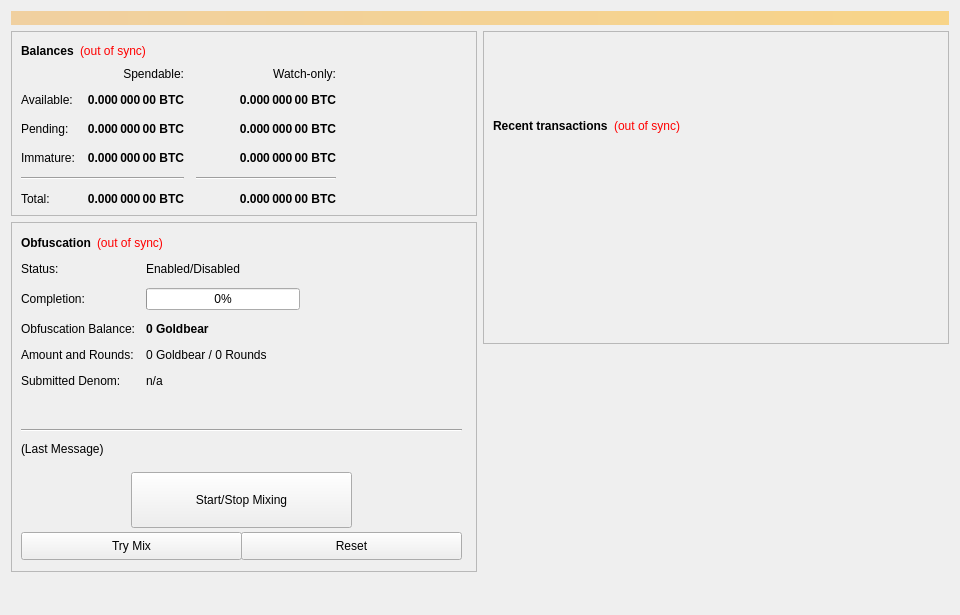
<?xml version="1.0" encoding="UTF-8"?>
<ui version="4.0">
 <class>OverviewPage</class>
 <widget class="QWidget" name="OverviewPage">
  <property name="geometry">
   <rect>
    <x>0</x>
    <y>0</y>
    <width>960</width>
    <height>615</height>
   </rect>
  </property>
  <property name="minimumSize">
   <size>
    <width>960</width>
    <height>0</height>
   </size>
  </property>
  <property name="windowTitle">
   <string>Form</string>
  </property>
  <layout class="QVBoxLayout" name="topLayout">
   <item>
    <widget class="QLabel" name="labelAlerts">
     <property name="visible">
      <bool>false</bool>
     </property>
     <property name="styleSheet">
      <string notr="true">background-color: qlineargradient(x1: 0, y1: 0, x2: 1, y2: 0, stop:0 #F0D0A0, stop:1 #F8D488); color:#000000;</string>
     </property>
     <property name="wordWrap">
      <bool>true</bool>
     </property>
     <property name="margin">
      <number>3</number>
     </property>
    </widget>
   </item>
   <item>
    <layout class="QHBoxLayout" name="horizontalLayout" stretch="1,1">
     <item>
      <layout class="QVBoxLayout" name="verticalLayout_2">
       <item>
        <widget class="QFrame" name="frame">
         <property name="frameShape">
          <enum>QFrame::StyledPanel</enum>
         </property>
         <property name="frameShadow">
          <enum>QFrame::Raised</enum>
         </property>
         <layout class="QVBoxLayout" name="verticalLayout_4">
          <item>
           <layout class="QHBoxLayout" name="horizontalLayout_4">
            <item>
             <widget class="QLabel" name="label_5">
              <property name="font">
               <font>
                <weight>75</weight>
                <bold>true</bold>
               </font>
              </property>
              <property name="text">
               <string>Balances</string>
              </property>
             </widget>
            </item>
            <item>
             <widget class="QLabel" name="labelWalletStatus">
              <property name="cursor">
               <cursorShape>WhatsThisCursor</cursorShape>
              </property>
              <property name="toolTip">
               <string>The displayed information may be out of date. Your wallet automatically synchronizes with the GOLDBEAR network after a connection is established, but this process has not completed yet.</string>
              </property>
              <property name="styleSheet">
               <string notr="true">QLabel { color: red; }</string>
              </property>
              <property name="text">
               <string notr="true">(out of sync)</string>
              </property>
              <property name="alignment">
               <set>Qt::AlignLeading|Qt::AlignLeft|Qt::AlignVCenter</set>
              </property>
             </widget>
            </item>
            <item>
             <spacer name="horizontalSpacer_3">
              <property name="orientation">
               <enum>Qt::Horizontal</enum>
              </property>
              <property name="sizeHint" stdset="0">
               <size>
                <width>40</width>
                <height>20</height>
               </size>
              </property>
             </spacer>
            </item>
           </layout>
          </item>
          <item>
           <layout class="QGridLayout" name="gridLayout">
            <property name="spacing">
             <number>12</number>
            </property>
            <item row="2" column="2">
             <widget class="QLabel" name="labelWatchPending">
              <property name="font">
               <font>
                <weight>75</weight>
                <bold>true</bold>
               </font>
              </property>
              <property name="cursor">
               <cursorShape>IBeamCursor</cursorShape>
              </property>
              <property name="toolTip">
               <string>Unconfirmed transactions to watch-only addresses</string>
              </property>
              <property name="text">
               <string notr="true">0.000 000 00 BTC</string>
              </property>
              <property name="alignment">
               <set>Qt::AlignRight|Qt::AlignTrailing|Qt::AlignVCenter</set>
              </property>
              <property name="textInteractionFlags">
               <set>Qt::LinksAccessibleByMouse|Qt::TextSelectableByKeyboard|Qt::TextSelectableByMouse</set>
              </property>
             </widget>
            </item>
            <item row="2" column="1">
             <widget class="QLabel" name="labelUnconfirmed">
              <property name="font">
               <font>
                <weight>75</weight>
                <bold>true</bold>
               </font>
              </property>
              <property name="cursor">
               <cursorShape>IBeamCursor</cursorShape>
              </property>
              <property name="toolTip">
               <string>Total of transactions that have yet to be confirmed, and do not yet count toward the spendable balance</string>
              </property>
              <property name="text">
               <string notr="true">0.000 000 00 BTC</string>
              </property>
              <property name="alignment">
               <set>Qt::AlignRight|Qt::AlignTrailing|Qt::AlignVCenter</set>
              </property>
              <property name="textInteractionFlags">
               <set>Qt::LinksAccessibleByMouse|Qt::TextSelectableByKeyboard|Qt::TextSelectableByMouse</set>
              </property>
             </widget>
            </item>
            <item row="3" column="2">
             <widget class="QLabel" name="labelWatchImmature">
              <property name="font">
               <font>
                <weight>75</weight>
                <bold>true</bold>
               </font>
              </property>
              <property name="cursor">
               <cursorShape>IBeamCursor</cursorShape>
              </property>
              <property name="toolTip">
               <string>Staked or masternode rewards in watch-only addresses that has not yet matured</string>
              </property>
              <property name="text">
               <string notr="true">0.000 000 00 BTC</string>
              </property>
              <property name="alignment">
               <set>Qt::AlignRight|Qt::AlignTrailing|Qt::AlignVCenter</set>
              </property>
              <property name="textInteractionFlags">
               <set>Qt::LinksAccessibleByMouse|Qt::TextSelectableByKeyboard|Qt::TextSelectableByMouse</set>
              </property>
             </widget>
            </item>
            <item row="4" column="0" colspan="2">
             <widget class="Line" name="lineSpendableBalance">
              <property name="orientation">
               <enum>Qt::Horizontal</enum>
              </property>
             </widget>
            </item>
            <item row="4" column="2">
             <widget class="Line" name="lineWatchBalance">
              <property name="sizePolicy">
               <sizepolicy hsizetype="Preferred" vsizetype="Fixed">
                <horstretch>0</horstretch>
                <verstretch>0</verstretch>
               </sizepolicy>
              </property>
              <property name="minimumSize">
               <size>
                <width>140</width>
                <height>0</height>
               </size>
              </property>
              <property name="orientation">
               <enum>Qt::Horizontal</enum>
              </property>
             </widget>
            </item>
            <item row="5" column="0">
             <widget class="QLabel" name="labelTotalText">
              <property name="text">
               <string>Total:</string>
              </property>
             </widget>
            </item>
            <item row="3" column="1">
             <widget class="QLabel" name="labelImmature">
              <property name="font">
               <font>
                <weight>75</weight>
                <bold>true</bold>
               </font>
              </property>
              <property name="cursor">
               <cursorShape>IBeamCursor</cursorShape>
              </property>
              <property name="toolTip">
               <string>Staked or masternode rewards that has not yet matured</string>
              </property>
              <property name="text">
               <string notr="true">0.000 000 00 BTC</string>
              </property>
              <property name="alignment">
               <set>Qt::AlignRight|Qt::AlignTrailing|Qt::AlignVCenter</set>
              </property>
              <property name="textInteractionFlags">
               <set>Qt::LinksAccessibleByMouse|Qt::TextSelectableByKeyboard|Qt::TextSelectableByMouse</set>
              </property>
             </widget>
            </item>
            <item row="2" column="3">
             <spacer name="horizontalSpacer_2">
              <property name="orientation">
               <enum>Qt::Horizontal</enum>
              </property>
              <property name="sizeHint" stdset="0">
               <size>
                <width>40</width>
                <height>20</height>
               </size>
              </property>
             </spacer>
            </item>
            <item row="3" column="0">
             <widget class="QLabel" name="labelImmatureText">
              <property name="text">
               <string>Immature:</string>
              </property>
             </widget>
            </item>
            <item row="5" column="1">
             <widget class="QLabel" name="labelTotal">
              <property name="font">
               <font>
                <weight>75</weight>
                <bold>true</bold>
               </font>
              </property>
              <property name="cursor">
               <cursorShape>IBeamCursor</cursorShape>
              </property>
              <property name="toolTip">
               <string>Your current total balance</string>
              </property>
              <property name="text">
               <string notr="true">0.000 000 00 BTC</string>
              </property>
              <property name="alignment">
               <set>Qt::AlignRight|Qt::AlignTrailing|Qt::AlignVCenter</set>
              </property>
              <property name="textInteractionFlags">
               <set>Qt::LinksAccessibleByMouse|Qt::TextSelectableByKeyboard|Qt::TextSelectableByMouse</set>
              </property>
             </widget>
            </item>
            <item row="5" column="2">
             <widget class="QLabel" name="labelWatchTotal">
              <property name="font">
               <font>
                <weight>75</weight>
                <bold>true</bold>
               </font>
              </property>
              <property name="cursor">
               <cursorShape>IBeamCursor</cursorShape>
              </property>
              <property name="toolTip">
               <string>Current total balance in watch-only addresses</string>
              </property>
              <property name="text">
               <string notr="true">0.000 000 00 BTC</string>
              </property>
              <property name="alignment">
               <set>Qt::AlignRight|Qt::AlignTrailing|Qt::AlignVCenter</set>
              </property>
              <property name="textInteractionFlags">
               <set>Qt::LinksAccessibleByMouse|Qt::TextSelectableByKeyboard|Qt::TextSelectableByMouse</set>
              </property>
             </widget>
            </item>
            <item row="0" column="2">
             <widget class="QLabel" name="labelWatchonly">
              <property name="text">
               <string>Watch-only:</string>
              </property>
              <property name="alignment">
               <set>Qt::AlignRight|Qt::AlignTrailing|Qt::AlignVCenter</set>
              </property>
             </widget>
            </item>
            <item row="1" column="0">
             <widget class="QLabel" name="labelBalanceText">
              <property name="text">
               <string>Available:</string>
              </property>
             </widget>
            </item>
            <item row="1" column="1">
             <widget class="QLabel" name="labelBalance">
              <property name="font">
               <font>
                <weight>75</weight>
                <bold>true</bold>
               </font>
              </property>
              <property name="cursor">
               <cursorShape>IBeamCursor</cursorShape>
              </property>
              <property name="toolTip">
               <string>Your current spendable balance</string>
              </property>
              <property name="text">
               <string notr="true">0.000 000 00 BTC</string>
              </property>
              <property name="alignment">
               <set>Qt::AlignRight|Qt::AlignTrailing|Qt::AlignVCenter</set>
              </property>
              <property name="textInteractionFlags">
               <set>Qt::LinksAccessibleByMouse|Qt::TextSelectableByKeyboard|Qt::TextSelectableByMouse</set>
              </property>
             </widget>
            </item>
            <item row="1" column="2">
             <widget class="QLabel" name="labelWatchAvailable">
              <property name="font">
               <font>
                <weight>75</weight>
                <bold>true</bold>
               </font>
              </property>
              <property name="cursor">
               <cursorShape>IBeamCursor</cursorShape>
              </property>
              <property name="toolTip">
               <string>Your current balance in watch-only addresses</string>
              </property>
              <property name="text">
               <string notr="true">0.000 000 00 BTC</string>
              </property>
              <property name="alignment">
               <set>Qt::AlignRight|Qt::AlignTrailing|Qt::AlignVCenter</set>
              </property>
              <property name="textInteractionFlags">
               <set>Qt::LinksAccessibleByMouse|Qt::TextSelectableByKeyboard|Qt::TextSelectableByMouse</set>
              </property>
             </widget>
            </item>
            <item row="2" column="0">
             <widget class="QLabel" name="labelPendingText">
              <property name="text">
               <string>Pending:</string>
              </property>
             </widget>
            </item>
            <item row="0" column="1">
             <widget class="QLabel" name="labelSpendable">
              <property name="text">
               <string>Spendable:</string>
              </property>
              <property name="alignment">
               <set>Qt::AlignRight|Qt::AlignTrailing|Qt::AlignVCenter</set>
              </property>
             </widget>
            </item>
           </layout>
          </item>
         </layout>
        </widget>
       </item>
       <item>
        <widget class="QFrame" name="frameObfuscation">
         <property name="minimumSize">
          <size>
           <width>0</width>
           <height>350</height>
          </size>
         </property>
         <property name="layoutDirection">
          <enum>Qt::LeftToRight</enum>
         </property>
         <property name="frameShape">
          <enum>QFrame::StyledPanel</enum>
         </property>
         <property name="frameShadow">
          <enum>QFrame::Raised</enum>
         </property>
         <widget class="QWidget" name="formLayoutWidget">
          <property name="geometry">
           <rect>
            <x>10</x>
            <y>40</y>
            <width>451</width>
            <height>161</height>
           </rect>
          </property>
          <layout class="QFormLayout" name="formLayout">
           <property name="fieldGrowthPolicy">
            <enum>QFormLayout::AllNonFixedFieldsGrow</enum>
           </property>
           <property name="horizontalSpacing">
            <number>11</number>
           </property>
           <property name="verticalSpacing">
            <number>12</number>
           </property>
           <item row="0" column="0">
            <widget class="QLabel" name="label_6">
             <property name="text">
              <string>Status:</string>
             </property>
            </widget>
           </item>
           <item row="1" column="0">
            <widget class="QLabel" name="label_7">
             <property name="text">
              <string>Completion:</string>
             </property>
            </widget>
           </item>
           <item row="1" column="1">
            <widget class="QProgressBar" name="obfuscationProgress">
             <property name="maximumSize">
              <size>
               <width>154</width>
               <height>16777215</height>
              </size>
             </property>
             <property name="value">
              <number>0</number>
             </property>
            </widget>
           </item>
           <item row="2" column="0">
            <widget class="QLabel" name="labelAnonymizedText">
             <property name="text">
              <string>Obfuscation Balance:</string>
             </property>
            </widget>
           </item>
           <item row="2" column="1">
            <widget class="QLabel" name="labelAnonymized">
             <property name="font">
              <font>
               <weight>75</weight>
               <bold>true</bold>
              </font>
             </property>
             <property name="text">
              <string notr="true">0 Goldbear</string>
             </property>
            </widget>
           </item>
           <item row="3" column="0">
            <widget class="QLabel" name="label_8">
             <property name="text">
              <string>Amount and Rounds:</string>
             </property>
            </widget>
           </item>
           <item row="3" column="1">
            <widget class="QLabel" name="labelAmountRounds">
             <property name="text">
              <string>0 Goldbear / 0 Rounds</string>
             </property>
            </widget>
           </item>
           <item row="4" column="0">
            <widget class="QLabel" name="label_9">
             <property name="text">
              <string>Submitted Denom:</string>
             </property>
            </widget>
           </item>
           <item row="4" column="1">
            <widget class="QLabel" name="labelSubmittedDenom">
             <property name="toolTip">
              <string>The denominations you submitted to the Masternode.&lt;br&gt;To mix, other users must submit the exact same denominations.</string>
             </property>
             <property name="text">
              <string>n/a</string>
             </property>
            </widget>
           </item>
           <item row="0" column="1">
            <widget class="QLabel" name="obfuscationEnabled">
             <property name="text">
              <string>Enabled/Disabled</string>
             </property>
            </widget>
           </item>
          </layout>
         </widget>
         <widget class="QPushButton" name="runAutoDenom">
          <property name="geometry">
           <rect>
            <x>251</x>
            <y>17</y>
            <width>1</width>
            <height>1</height>
           </rect>
          </property>
          <property name="palette">
           <palette>
            <active>
             <colorrole role="WindowText">
              <brush brushstyle="SolidPattern">
               <color alpha="255">
                <red>0</red>
                <green>0</green>
                <blue>0</blue>
               </color>
              </brush>
             </colorrole>
             <colorrole role="Button">
              <brush brushstyle="SolidPattern">
               <color alpha="255">
                <red>239</red>
                <green>238</green>
                <blue>238</blue>
               </color>
              </brush>
             </colorrole>
             <colorrole role="Light">
              <brush brushstyle="SolidPattern">
               <color alpha="255">
                <red>255</red>
                <green>255</green>
                <blue>255</blue>
               </color>
              </brush>
             </colorrole>
             <colorrole role="Midlight">
              <brush brushstyle="SolidPattern">
               <color alpha="255">
                <red>247</red>
                <green>246</green>
                <blue>246</blue>
               </color>
              </brush>
             </colorrole>
             <colorrole role="Dark">
              <brush brushstyle="SolidPattern">
               <color alpha="255">
                <red>119</red>
                <green>119</green>
                <blue>119</blue>
               </color>
              </brush>
             </colorrole>
             <colorrole role="Mid">
              <brush brushstyle="SolidPattern">
               <color alpha="255">
                <red>159</red>
                <green>159</green>
                <blue>159</blue>
               </color>
              </brush>
             </colorrole>
             <colorrole role="Text">
              <brush brushstyle="SolidPattern">
               <color alpha="255">
                <red>0</red>
                <green>0</green>
                <blue>0</blue>
               </color>
              </brush>
             </colorrole>
             <colorrole role="BrightText">
              <brush brushstyle="SolidPattern">
               <color alpha="255">
                <red>255</red>
                <green>255</green>
                <blue>255</blue>
               </color>
              </brush>
             </colorrole>
             <colorrole role="ButtonText">
              <brush brushstyle="SolidPattern">
               <color alpha="255">
                <red>0</red>
                <green>0</green>
                <blue>0</blue>
               </color>
              </brush>
             </colorrole>
             <colorrole role="Base">
              <brush brushstyle="SolidPattern">
               <color alpha="255">
                <red>255</red>
                <green>255</green>
                <blue>255</blue>
               </color>
              </brush>
             </colorrole>
             <colorrole role="Window">
              <brush brushstyle="SolidPattern">
               <color alpha="255">
                <red>239</red>
                <green>238</green>
                <blue>238</blue>
               </color>
              </brush>
             </colorrole>
             <colorrole role="Shadow">
              <brush brushstyle="SolidPattern">
               <color alpha="255">
                <red>0</red>
                <green>0</green>
                <blue>0</blue>
               </color>
              </brush>
             </colorrole>
             <colorrole role="AlternateBase">
              <brush brushstyle="SolidPattern">
               <color alpha="255">
                <red>247</red>
                <green>246</green>
                <blue>246</blue>
               </color>
              </brush>
             </colorrole>
             <colorrole role="ToolTipBase">
              <brush brushstyle="SolidPattern">
               <color alpha="255">
                <red>255</red>
                <green>255</green>
                <blue>220</blue>
               </color>
              </brush>
             </colorrole>
             <colorrole role="ToolTipText">
              <brush brushstyle="SolidPattern">
               <color alpha="255">
                <red>0</red>
                <green>0</green>
                <blue>0</blue>
               </color>
              </brush>
             </colorrole>
            </active>
            <inactive>
             <colorrole role="WindowText">
              <brush brushstyle="SolidPattern">
               <color alpha="255">
                <red>0</red>
                <green>0</green>
                <blue>0</blue>
               </color>
              </brush>
             </colorrole>
             <colorrole role="Button">
              <brush brushstyle="SolidPattern">
               <color alpha="255">
                <red>239</red>
                <green>238</green>
                <blue>238</blue>
               </color>
              </brush>
             </colorrole>
             <colorrole role="Light">
              <brush brushstyle="SolidPattern">
               <color alpha="255">
                <red>255</red>
                <green>255</green>
                <blue>255</blue>
               </color>
              </brush>
             </colorrole>
             <colorrole role="Midlight">
              <brush brushstyle="SolidPattern">
               <color alpha="255">
                <red>247</red>
                <green>246</green>
                <blue>246</blue>
               </color>
              </brush>
             </colorrole>
             <colorrole role="Dark">
              <brush brushstyle="SolidPattern">
               <color alpha="255">
                <red>119</red>
                <green>119</green>
                <blue>119</blue>
               </color>
              </brush>
             </colorrole>
             <colorrole role="Mid">
              <brush brushstyle="SolidPattern">
               <color alpha="255">
                <red>159</red>
                <green>159</green>
                <blue>159</blue>
               </color>
              </brush>
             </colorrole>
             <colorrole role="Text">
              <brush brushstyle="SolidPattern">
               <color alpha="255">
                <red>0</red>
                <green>0</green>
                <blue>0</blue>
               </color>
              </brush>
             </colorrole>
             <colorrole role="BrightText">
              <brush brushstyle="SolidPattern">
               <color alpha="255">
                <red>255</red>
                <green>255</green>
                <blue>255</blue>
               </color>
              </brush>
             </colorrole>
             <colorrole role="ButtonText">
              <brush brushstyle="SolidPattern">
               <color alpha="255">
                <red>0</red>
                <green>0</green>
                <blue>0</blue>
               </color>
              </brush>
             </colorrole>
             <colorrole role="Base">
              <brush brushstyle="SolidPattern">
               <color alpha="255">
                <red>255</red>
                <green>255</green>
                <blue>255</blue>
               </color>
              </brush>
             </colorrole>
             <colorrole role="Window">
              <brush brushstyle="SolidPattern">
               <color alpha="255">
                <red>239</red>
                <green>238</green>
                <blue>238</blue>
               </color>
              </brush>
             </colorrole>
             <colorrole role="Shadow">
              <brush brushstyle="SolidPattern">
               <color alpha="255">
                <red>0</red>
                <green>0</green>
                <blue>0</blue>
               </color>
              </brush>
             </colorrole>
             <colorrole role="AlternateBase">
              <brush brushstyle="SolidPattern">
               <color alpha="255">
                <red>247</red>
                <green>246</green>
                <blue>246</blue>
               </color>
              </brush>
             </colorrole>
             <colorrole role="ToolTipBase">
              <brush brushstyle="SolidPattern">
               <color alpha="255">
                <red>255</red>
                <green>255</green>
                <blue>220</blue>
               </color>
              </brush>
             </colorrole>
             <colorrole role="ToolTipText">
              <brush brushstyle="SolidPattern">
               <color alpha="255">
                <red>0</red>
                <green>0</green>
                <blue>0</blue>
               </color>
              </brush>
             </colorrole>
            </inactive>
            <disabled>
             <colorrole role="WindowText">
              <brush brushstyle="SolidPattern">
               <color alpha="255">
                <red>119</red>
                <green>119</green>
                <blue>119</blue>
               </color>
              </brush>
             </colorrole>
             <colorrole role="Button">
              <brush brushstyle="SolidPattern">
               <color alpha="255">
                <red>239</red>
                <green>238</green>
                <blue>238</blue>
               </color>
              </brush>
             </colorrole>
             <colorrole role="Light">
              <brush brushstyle="SolidPattern">
               <color alpha="255">
                <red>255</red>
                <green>255</green>
                <blue>255</blue>
               </color>
              </brush>
             </colorrole>
             <colorrole role="Midlight">
              <brush brushstyle="SolidPattern">
               <color alpha="255">
                <red>247</red>
                <green>246</green>
                <blue>246</blue>
               </color>
              </brush>
             </colorrole>
             <colorrole role="Dark">
              <brush brushstyle="SolidPattern">
               <color alpha="255">
                <red>119</red>
                <green>119</green>
                <blue>119</blue>
               </color>
              </brush>
             </colorrole>
             <colorrole role="Mid">
              <brush brushstyle="SolidPattern">
               <color alpha="255">
                <red>159</red>
                <green>159</green>
                <blue>159</blue>
               </color>
              </brush>
             </colorrole>
             <colorrole role="Text">
              <brush brushstyle="SolidPattern">
               <color alpha="255">
                <red>119</red>
                <green>119</green>
                <blue>119</blue>
               </color>
              </brush>
             </colorrole>
             <colorrole role="BrightText">
              <brush brushstyle="SolidPattern">
               <color alpha="255">
                <red>255</red>
                <green>255</green>
                <blue>255</blue>
               </color>
              </brush>
             </colorrole>
             <colorrole role="ButtonText">
              <brush brushstyle="SolidPattern">
               <color alpha="255">
                <red>119</red>
                <green>119</green>
                <blue>119</blue>
               </color>
              </brush>
             </colorrole>
             <colorrole role="Base">
              <brush brushstyle="SolidPattern">
               <color alpha="255">
                <red>239</red>
                <green>238</green>
                <blue>238</blue>
               </color>
              </brush>
             </colorrole>
             <colorrole role="Window">
              <brush brushstyle="SolidPattern">
               <color alpha="255">
                <red>239</red>
                <green>238</green>
                <blue>238</blue>
               </color>
              </brush>
             </colorrole>
             <colorrole role="Shadow">
              <brush brushstyle="SolidPattern">
               <color alpha="255">
                <red>0</red>
                <green>0</green>
                <blue>0</blue>
               </color>
              </brush>
             </colorrole>
             <colorrole role="AlternateBase">
              <brush brushstyle="SolidPattern">
               <color alpha="255">
                <red>239</red>
                <green>238</green>
                <blue>238</blue>
               </color>
              </brush>
             </colorrole>
             <colorrole role="ToolTipBase">
              <brush brushstyle="SolidPattern">
               <color alpha="255">
                <red>255</red>
                <green>255</green>
                <blue>220</blue>
               </color>
              </brush>
             </colorrole>
             <colorrole role="ToolTipText">
              <brush brushstyle="SolidPattern">
               <color alpha="255">
                <red>0</red>
                <green>0</green>
                <blue>0</blue>
               </color>
              </brush>
             </colorrole>
            </disabled>
           </palette>
          </property>
          <property name="focusPolicy">
           <enum>Qt::NoFocus</enum>
          </property>
          <property name="autoFillBackground">
           <bool>true</bool>
          </property>
          <property name="text">
           <string/>
          </property>
          <property name="flat">
           <bool>true</bool>
          </property>
         </widget>
         <widget class="QPushButton" name="toggleObfuscation">
          <property name="geometry">
           <rect>
            <x>120</x>
            <y>250</y>
            <width>221</width>
            <height>56</height>
           </rect>
          </property>
          <property name="sizePolicy">
           <sizepolicy hsizetype="MinimumExpanding" vsizetype="Fixed">
            <horstretch>0</horstretch>
            <verstretch>0</verstretch>
           </sizepolicy>
          </property>
          <property name="text">
           <string>Start/Stop Mixing</string>
          </property>
         </widget>
         <widget class="Line" name="lineLastMessage">
          <property name="geometry">
           <rect>
            <x>10</x>
            <y>200</y>
            <width>441</width>
            <height>16</height>
           </rect>
          </property>
          <property name="orientation">
           <enum>Qt::Horizontal</enum>
          </property>
         </widget>
         <widget class="QLabel" name="obfuscationStatus">
          <property name="geometry">
           <rect>
            <x>10</x>
            <y>220</y>
            <width>451</width>
            <height>61</height>
           </rect>
          </property>
          <property name="minimumSize">
           <size>
            <width>288</width>
            <height>43</height>
           </size>
          </property>
          <property name="text">
           <string>(Last Message)</string>
          </property>
          <property name="alignment">
           <set>Qt::AlignLeading|Qt::AlignLeft|Qt::AlignTop</set>
          </property>
          <property name="wordWrap">
           <bool>true</bool>
          </property>
         </widget>
         <widget class="QPushButton" name="obfuscationAuto">
          <property name="geometry">
           <rect>
            <x>10</x>
            <y>310</y>
            <width>221</width>
            <height>28</height>
           </rect>
          </property>
          <property name="sizePolicy">
           <sizepolicy hsizetype="MinimumExpanding" vsizetype="Fixed">
            <horstretch>0</horstretch>
            <verstretch>0</verstretch>
           </sizepolicy>
          </property>
          <property name="toolTip">
           <string>Try to manually submit a Obfuscation request.</string>
          </property>
          <property name="text">
           <string>Try Mix</string>
          </property>
         </widget>
         <widget class="QPushButton" name="obfuscationReset">
          <property name="geometry">
           <rect>
            <x>230</x>
            <y>310</y>
            <width>221</width>
            <height>28</height>
           </rect>
          </property>
          <property name="sizePolicy">
           <sizepolicy hsizetype="MinimumExpanding" vsizetype="Fixed">
            <horstretch>0</horstretch>
            <verstretch>0</verstretch>
           </sizepolicy>
          </property>
          <property name="toolTip">
           <string>Reset the current status of Obfuscation (can interrupt Obfuscation if it's in the process of Mixing, which can cost you money!)</string>
          </property>
          <property name="autoFillBackground">
           <bool>false</bool>
          </property>
          <property name="text">
           <string>Reset</string>
          </property>
         </widget>
         <widget class="QWidget" name="layoutWidget">
          <property name="geometry">
           <rect>
            <x>10</x>
            <y>10</y>
            <width>431</width>
            <height>22</height>
           </rect>
          </property>
          <layout class="QHBoxLayout" name="horizontalLayout_5">
           <item>
            <widget class="QLabel" name="label_2">
             <property name="font">
              <font>
               <weight>75</weight>
               <bold>true</bold>
              </font>
             </property>
             <property name="text">
              <string>Obfuscation</string>
             </property>
            </widget>
           </item>
           <item>
            <widget class="QLabel" name="labelObfuscationSyncStatus">
             <property name="toolTip">
              <string>The displayed information may be out of date. Your wallet automatically synchronizes with the GOLDBEAR network after a connection is established, but this process has not completed yet.</string>
             </property>
             <property name="styleSheet">
              <string notr="true">QLabel { color: red; }</string>
             </property>
             <property name="text">
              <string notr="true">(out of sync)</string>
             </property>
             <property name="alignment">
              <set>Qt::AlignLeading|Qt::AlignLeft|Qt::AlignVCenter</set>
             </property>
            </widget>
           </item>
           <item>
            <spacer name="horizontalSpacer_4">
             <property name="orientation">
              <enum>Qt::Horizontal</enum>
             </property>
             <property name="sizeHint" stdset="0">
              <size>
               <width>40</width>
               <height>20</height>
              </size>
             </property>
            </spacer>
           </item>
          </layout>
         </widget>
        </widget>
       </item>
       <item>
        <spacer name="verticalSpacer">
         <property name="orientation">
          <enum>Qt::Vertical</enum>
         </property>
         <property name="sizeHint" stdset="0">
          <size>
           <width>20</width>
           <height>40</height>
          </size>
         </property>
        </spacer>
       </item>
      </layout>
     </item>
     <item>
      <layout class="QVBoxLayout" name="verticalLayout_3">
       <item>
        <widget class="QFrame" name="frame_2">
         <property name="frameShape">
          <enum>QFrame::StyledPanel</enum>
         </property>
         <property name="frameShadow">
          <enum>QFrame::Raised</enum>
         </property>
         <layout class="QVBoxLayout" name="verticalLayout">
          <item>
           <spacer name="verticalSpacer_3">
            <property name="orientation">
             <enum>Qt::Vertical</enum>
            </property>
            <property name="sizeType">
             <enum>QSizePolicy::Fixed</enum>
            </property>
            <property name="sizeHint" stdset="0">
             <size>
              <width>20</width>
              <height>75</height>
             </size>
            </property>
           </spacer>
          </item>
          <item>
           <layout class="QHBoxLayout" name="horizontalLayout_2">
            <item>
             <widget class="QLabel" name="label_4">
              <property name="font">
               <font>
                <weight>75</weight>
                <bold>true</bold>
               </font>
              </property>
              <property name="text">
               <string>Recent transactions</string>
              </property>
             </widget>
            </item>
            <item>
             <widget class="QLabel" name="labelTransactionsStatus">
              <property name="cursor">
               <cursorShape>WhatsThisCursor</cursorShape>
              </property>
              <property name="toolTip">
               <string>The displayed information may be out of date. Your wallet automatically synchronizes with the GOLDBEAR network after a connection is established, but this process has not completed yet.</string>
              </property>
              <property name="styleSheet">
               <string notr="true">QLabel { color: red; }</string>
              </property>
              <property name="text">
               <string notr="true">(out of sync)</string>
              </property>
              <property name="alignment">
               <set>Qt::AlignRight|Qt::AlignTrailing|Qt::AlignVCenter</set>
              </property>
             </widget>
            </item>
            <item>
             <spacer name="horizontalSpacer">
              <property name="orientation">
               <enum>Qt::Horizontal</enum>
              </property>
              <property name="sizeHint" stdset="0">
               <size>
                <width>40</width>
                <height>20</height>
               </size>
              </property>
             </spacer>
            </item>
           </layout>
          </item>
          <item>
           <widget class="QListView" name="listTransactions">
            <property name="styleSheet">
             <string notr="true">QListView { background: transparent; }</string>
            </property>
            <property name="frameShape">
             <enum>QFrame::NoFrame</enum>
            </property>
            <property name="verticalScrollBarPolicy">
             <enum>Qt::ScrollBarAlwaysOff</enum>
            </property>
            <property name="horizontalScrollBarPolicy">
             <enum>Qt::ScrollBarAlwaysOff</enum>
            </property>
            <property name="selectionMode">
             <enum>QAbstractItemView::NoSelection</enum>
            </property>
           </widget>
          </item>
         </layout>
        </widget>
       </item>
       <item>
        <spacer name="verticalSpacer_2">
         <property name="orientation">
          <enum>Qt::Vertical</enum>
         </property>
         <property name="sizeType">
          <enum>QSizePolicy::Expanding</enum>
         </property>
         <property name="sizeHint" stdset="0">
          <size>
           <width>20</width>
           <height>40</height>
          </size>
         </property>
        </spacer>
       </item>
      </layout>
     </item>
    </layout>
   </item>
  </layout>
 </widget>
 <resources/>
 <connections/>
</ui>
